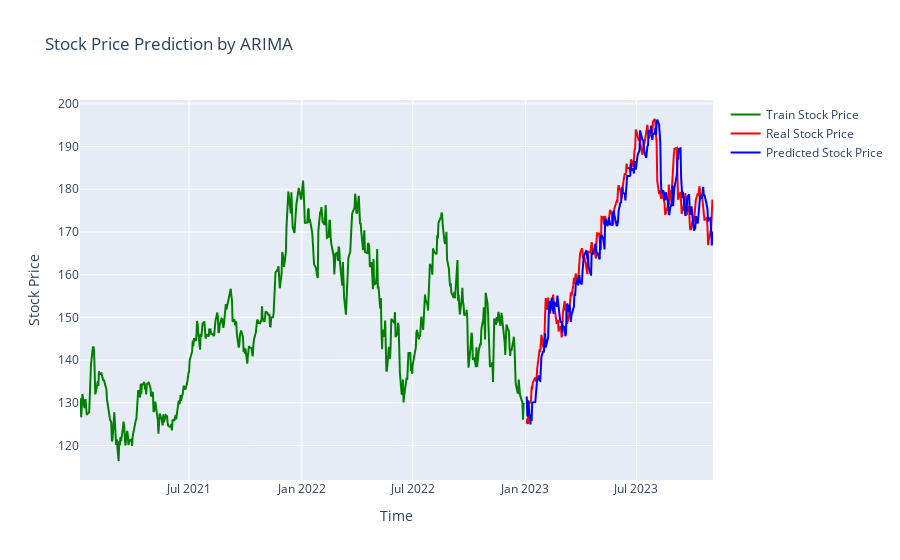

The notebook cell saved with this chart:
### Code cell
import warnings
import math
import pandas as pd
import plotly.graph_objects as go
from statsmodels.tsa.arima.model import ARIMA
from sklearn.metrics import mean_squared_error, mean_absolute_error
from tqdm import tqdm

# Assuming 'data' is a pandas DataFrame with a 'Close' column and DateTime index.

# Filtering data for the required timeframe
stocks_data = data[data.index > "2021"]
df_train = stocks_data[stocks_data.index < "2023"]
df_valid = stocks_data[stocks_data.index >= "2023"]
train_data = df_train['Close'].values
test_data = df_valid['Close'].values

def train_test_split(data):
    train_size = int(len(data) * 0.7)
    return data[:train_size], data[train_size:]

def arima_model(history, y, order=(5, 0, 5)):
    predictions = []
    model_fit = None
    for i in tqdm(range(len(y))):
        model = ARIMA(history, order=order)
        model_fit = model.fit()
        result = model_fit.forecast()[0]
        predictions.append(result)
        history.append(y[i])
    return predictions, model_fit.summary() if model_fit else None

# Splitting the data
train_data, test_data = train_test_split(stocks_data['Close'])

# ARIMA Model Prediction
history = [x for x in train_data]
predictions, report_model = arima_model(history, test_data)

# Evaluation Metrics
mse = mean_squared_error(test_data, predictions)
mae = mean_absolute_error(test_data, predictions)
rmse = math.sqrt(mse)

# Display Metrics
print('MSE:', mse)
print('MAE:', mae)
print('RMSE:', rmse)

# Optionally, print the ARIMA model summary
print(report_model)

# Plotting with Plotly
fig = go.Figure()

# Train Stock Price
fig.add_trace(go.Scatter(x=df_train.index, y=df_train['Close'], mode='lines', name='Train Stock Price', line=dict(color='green')))

# Real Stock Price
fig.add_trace(go.Scatter(x=df_valid.index, y=df_valid['Close'], mode='lines', name='Real Stock Price', line=dict(color='red')))

# Predicted Stock Price
min_length = min(len(predictions), len(df_valid.index))
fig.add_trace(go.Scatter(x=df_valid.index[:min_length], y=predictions[:min_length], mode='lines', name='Predicted Stock Price', line=dict(color='blue')))

fig.update_layout(title='Stock Price Prediction by ARIMA', xaxis_title='Time', yaxis_title='Stock Price')

fig.show()

### Figure 1 — Plotly figure (JSON) as saved in the notebook; plotly's stock layout.template omitted (floating-point values rounded to 4 significant figures; data arrays with more than 128 entries replaced by an {"elided": "..."} marker saying what was removed)
{"data": [{"line": {"color": "green"}, "mode": "lines", "name": "Train Stock Price", "type": "scatter", "x": {"elided": "503 str values"}, "y": {"elided": "503 float values"}}, {"line": {"color": "red"}, "mode": "lines", "name": "Real Stock Price", "type": "scatter", "x": {"elided": "212 str values"}, "y": {"elided": "212 float values"}}, {"line": {"color": "blue"}, "mode": "lines", "name": "Predicted Stock Price", "type": "scatter", "x": {"elided": "212 str values"}, "y": {"elided": "212 float values"}}], "layout": {"title": {"text": "Stock Price Prediction by ARIMA"}, "xaxis": {"title": {"text": "Time"}}, "yaxis": {"title": {"text": "Stock Price"}}}}
